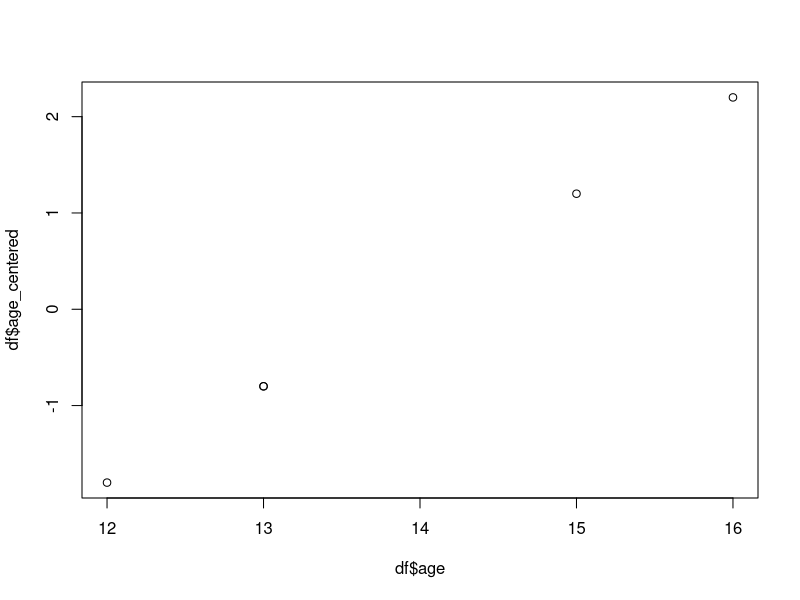

R code for this plot:
# Week 1: R Basics

########### Running code, assigning values to objects

# You can get output by simply typing into the console, or running (part of) a script file.
# You can run a line of code with the top right button, or Ctrl+Enter (see Tools -> Keyboard Shortcuts Help).
# Output is shown in the console (.R files, such as this), or in the editor (.Rmd files).
5+5

# Assign value (10) to object (x) with the arrow.  
# You can choose object names quite freely, but it's best to avoid e.g. function names (mean, sd).  
# Object names should start with a letter, and can contain letters, numbers, _ and .
# See Environment tab in RStudio!  
x <- 10 

# note: you could just as well use 10 -> x

# Print the object by just typing its name  
x

x + 5

# Create a new object based on x  
y <- 2*x


########### Vectors and functions

# The basic data type of R is a vector, created with c().  
# Let's create a vector named "age", with 5 elements:  
age <- c(13, 15, 12, 13, 16)


# Functions in R are of the form function_name(argument)  
#  Some basic functions:  
length(age)
mean(age)

summary(age)
str(age) # shows structure of the vector: type, length, first values

# Output from functions can also be saved to objects  
mean_age <- mean(age)

# An object can be printed with text using the paste() function
paste("Mean age:", mean_age)

# Concatenate vectors with c(): here, we combine one new element (x) with the age vector
new_age <- c(age, x)
length(new_age)

#### Accessing the elements of a vector
# You can access individual elements of a vector with indices  

age[1]
age[3]
age[1:3]
age[-5]
age[-length(age)]

# You can print elements that fulfill a condition
# which ages are above 13?
age > 13
cond <- (age > 13)
age[cond]

# Above, cond is a logical vector, i.e. it consists of TRUE/FALSE values only. 

# There are also character (categorical) vectors.
firstname <- c("John", "Mark", "Jane", "Alice", "Sophie")

# Print the structure of the vector
str(firstname)


########### From vectors to data frames

# Multiple vectors can be combined into a data frame. It will also show up in the Environment tab.  

df <- data.frame(age, firstname)
str(df)

# print your data frame
df

### Data wrangling: base R vs tidyverse
# Tidyverse is an alternative library to base R (the traditional style of R code), 
# aiming for more readable and understandable code.
# Even if base R solutions may sometimes be shorter, they are usually uglier and/or less clear. 
# Below are some examples with both styles. It's good to have an idea of the logic of base R; 
# however, this course will focus on using tidyverse functions for data wrangling.  

#### Base R
# Print variable of data frame
df$age

# Make new variable (here, centered age values)  
df$age_centered <- (df$age - mean(df$age))

# Select variables age and age_centered
df[c(1,3)]

df[c("age", "age_centered")] 

# Select variables that start with "age"
df[grepl("^age", names(df))] # this uses a thing called regular expressions

#### Same in tidyverse

library(tidyverse) # load tidyverse

# Make age_centered variable with the mutate() function  
df <- mutate(df, age_centered = age - mean(age))

# Select variables age and age_centered  
select(df, age, age_centered)

# Select variables that start with "age"
select(df, starts_with("age"))

##### Pipe operator
# Using the pipe operator %>% enhances readability of your code. 
# It essentially means that whatever comes before the pipe is used as the first argument of the function 
# that comes after the pipe.  
# For example, variables would be selected like this:  
df %>% select(age, age_centered) 

# Or an even simpler example:  
age %>% mean # instead of mean(age)

# The benefits of the pipe operator become more obvious when we need to carry out many operations in sequence.  
# The code below:  
# 1. takes the data frame
# 2. creates a new variable with mutate()  
# 3. filters rows of the data frame with filter()  
# 4. groups the data frame by gender with group_by()  
# 5. computes mean age by gender with summarise()  
# (it's common to use line breaks after each pipe)  

df %>% 
  mutate(gender = c('Male', 'Male', 'Female', 'Female', 'Female')) %>% 
  filter(age >= 13) %>% # filter ages greater than or equal to 13
  group_by(gender) %>% # group by gender
  summarise(age = mean(age)) # find mean age by gender

# It's quite easy to understand what is going on by just reading the code (but don't worry if it isn't just yet!), 
# because you can guess what a tidyverse function does based on its name, and the pipe operator
# helps you to perceive the order of the steps.


## What about figures?

# Base R also has its own plotting functions, which are handy for quick and simple visualizations, 
# but the code becomes messy if you want to make your plots look nice (which we will). 
# That is why we won't go deeper into base R plotting during this course, but will instead focus on the ggplot2 library 
# (part of tidyverse).  

# Here's an ugly base R plot that you will learn to make nicer with ggplot2:  
  
plot(df$age, df$age_centered)

